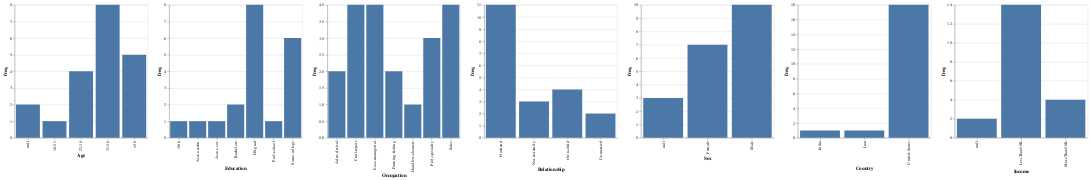

Here is the notebook cell this chart was saved with:
### Code cell
import altair as alt

charts = []
pdf = spark.table('adult').toPandas()

for c in [c for c in pdf.columns if c != 'tid']:
    charts.append(alt.Chart(pdf).mark_bar().encode(x=alt.X(c), y=alt.Y('count()', axis=alt.Axis(title='freq'))).properties(width=300, height=300))

alt.hconcat(*charts)

### Figure 1 — Vega-Lite specification as saved in the notebook (floating-point values rounded to 4 significant figures)
{"config": {"view": {"continuousWidth": 400, "continuousHeight": 300}}, "hconcat": [{"mark": "bar", "encoding": {"x": {"type": "nominal", "field": "Age"}, "y": {"type": "quantitative", "aggregate": "count", "axis": {"title": "freq"}}}, "height": 300, "width": 300}, {"mark": "bar", "encoding": {"x": {"type": "nominal", "field": "Education"}, "y": {"type": "quantitative", "aggregate": "count", "axis": {"title": "freq"}}}, "height": 300, "width": 300}, {"mark": "bar", "encoding": {"x": {"type": "nominal", "field": "Occupation"}, "y": {"type": "quantitative", "aggregate": "count", "axis": {"title": "freq"}}}, "height": 300, "width": 300}, {"mark": "bar", "encoding": {"x": {"type": "nominal", "field": "Relationship"}, "y": {"type": "quantitative", "aggregate": "count", "axis": {"title": "freq"}}}, "height": 300, "width": 300}, {"mark": "bar", "encoding": {"x": {"type": "nominal", "field": "Sex"}, "y": {"type": "quantitative", "aggregate": "count", "axis": {"title": "freq"}}}, "height": 300, "width": 300}, {"mark": "bar", "encoding": {"x": {"type": "nominal", "field": "Country"}, "y": {"type": "quantitative", "aggregate": "count", "axis": {"title": "freq"}}}, "height": 300, "width": 300}, {"mark": "bar", "encoding": {"x": {"type": "nominal", "field": "Income"}, "y": {"type": "quantitative", "aggregate": "count", "axis": {"title": "freq"}}}, "height": 300, "width": 300}], "data": {"name": "data-ea17327783dababcd072c6abd00a2be3"}, "$schema": "https://vega.github.io/schema/vega-lite/v4.8.1.json", "datasets": {"data-ea17327783dababcd072c6abd00a2be3": [{"tid": "0", "Age": "31-50", "Education": "Some-college", "Occupation": "Craft-repair", "Relationship": "Husband", "Sex": "Male", "Country": "United-States", "Income": "LessThan50K"}, {"tid": "1", "Age": ">50", "Education": "Some-college", "Occupation": "Exec-managerial", "Relationship": "Own-child", "Sex": "Female", "Country": "United-States", "Income": "LessThan50K"}, {"tid": "2", "Age": "31-50", "Education": "Bachelors", "Occupation": "Sales", "Relationship": "Husband", "Sex": "Male", "Country": "United-States", "Income": "LessThan50K"}, {"tid": "3", "Age": "22-30", "Education": "HS-grad", "Occupation": "Craft-repair", "Relationship": "Own-child", "Sex": null, "Country": "United-States", "Income": "LessThan50K"}, {"tid": "4", "Age": "22-30", "Education": "HS-grad", "Occupation": "Farming-fishing", "Relationship": "Husband", "Sex": "Female", "Country": "United-States", "Income": "LessThan50K"}, {"tid": "5", "Age": null, "Education": "Some-college", "Occupation": "Craft-repair", "Relationship": "Husband", "Sex": "Male", "Country": "United-States", "Income": null}, {"tid": "6", "Age": "31-50", "Education": "HS-grad", "Occupation": "Prof-specialty", "Relationship": "Not-in-family", "Sex": "Female", "Country": "United-States", "Income": "LessThan50K"}, {"tid": "7", "Age": "31-50", "Education": "Prof-school", "Occupation": "Prof-specialty", "Relationship": "Husband", "Sex": null, "Country": "India", "Income": "MoreThan50K"}, {"tid": "8", "Age": "18-21", "Education": "Some-college", "Occupation": "Adm-clerical", "Relationship": "Own-child", "Sex": "Female", "Country": "United-States", "Income": "LessThan50K"}, {"tid": "9", "Age": ">50", "Education": "HS-grad", "Occupation": "Farming-fishing", "Relationship": "Husband", "Sex": "Male", "Country": "United-States", "Income": "LessThan50K"}, {"tid": "10", "Age": ">50", "Education": "Assoc-voc", "Occupation": "Prof-specialty", "Relationship": "Husband", "Sex": "Male", "Country": "United-States", "Income": "LessThan50K"}, {"tid": "11", "Age": ">50", "Education": "HS-grad", "Occupation": "Sales", "Relationship": "Husband", "Sex": "Female", "Country": "United-States", "Income": "MoreThan50K"}, {"tid": "12", "Age": null, "Education": "Bachelors", "Occupation": "Exec-managerial", "Relationship": "Husband", "Sex": null, "Country": "United-States", "Income": "MoreThan50K"}, {"tid": "13", "Age": "22-30", "Education": "HS-grad", "Occupation": "Craft-repair", "Relationship": "Not-in-family", "Sex": "Male", "Country": "United-States", "Income": "LessThan50K"}, {"tid": "14", "Age": "31-50", "Education": "Assoc-acdm", "Occupation": "Exec-managerial", "Relationship": "Unmarried", "Sex": "Male", "Country": "United-States", "Income": "LessThan50K"}, {"tid": "15", "Age": "22-30", "Education": "Some-college", "Occupation": "Sales", "Relationship": "Own-child", "Sex": "Male", "Country": "United-States", "Income": "LessThan50K"}, {"tid": "16", "Age": ">50", "Education": "Some-college", "Occupation": "Exec-managerial", "Relationship": "Unmarried", "Sex": "Female", "Country": "United-States", "Income": null}, {"tid": "17", "Age": "31-50", "Education": "HS-grad", "Occupation": "Adm-clerical", "Relationship": "Not-in-family", "Sex": "Female", "Country": "United-States", "Income": "LessThan50K"}, {"tid": "18", "Age": "31-50", "Education": "10th", "Occupation": "Handlers-cleaners", "Relationship": "Husband", "Sex": "Male", "Country": "United-States", "Income": "LessThan50K"}, {"tid": "19", "Age": "31-50", "Education": "HS-grad", "Occupation": "Sales", "Relationship": "Husband", "Sex": "Male", "Country": "Iran", "Income": "MoreThan50K"}]}}
